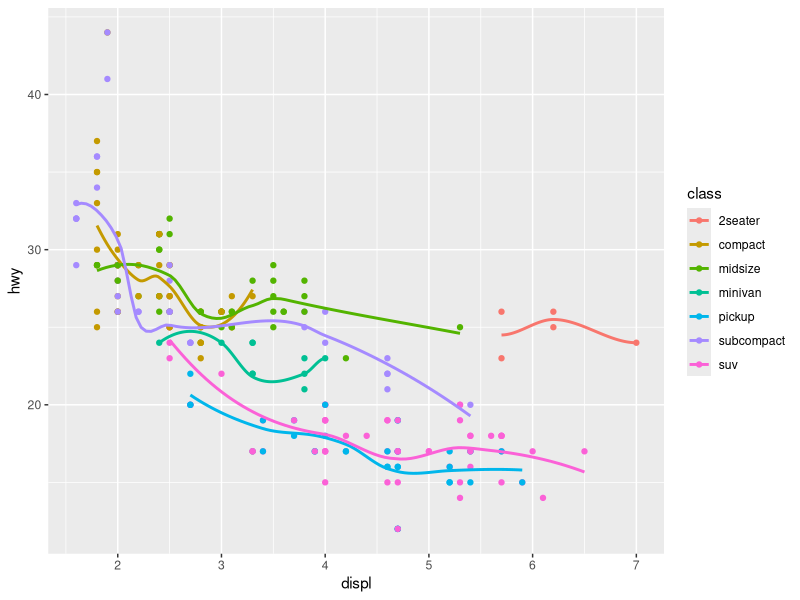
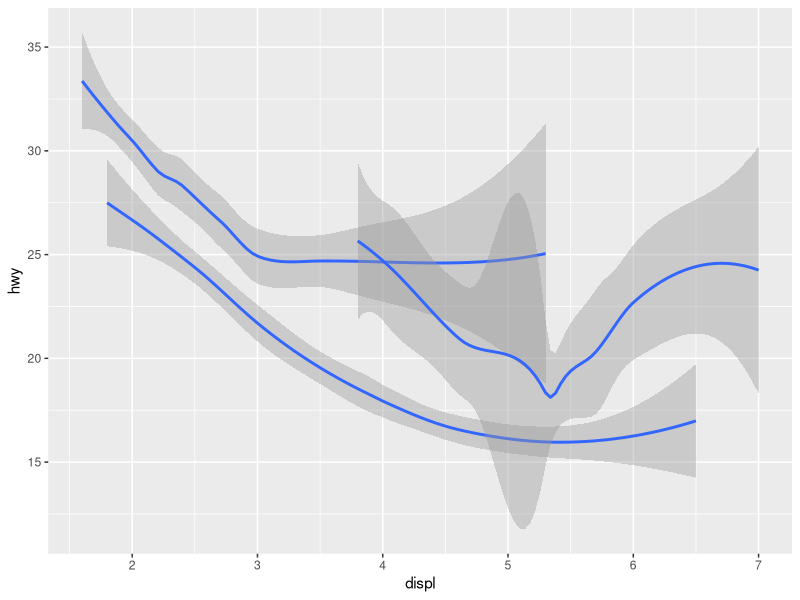
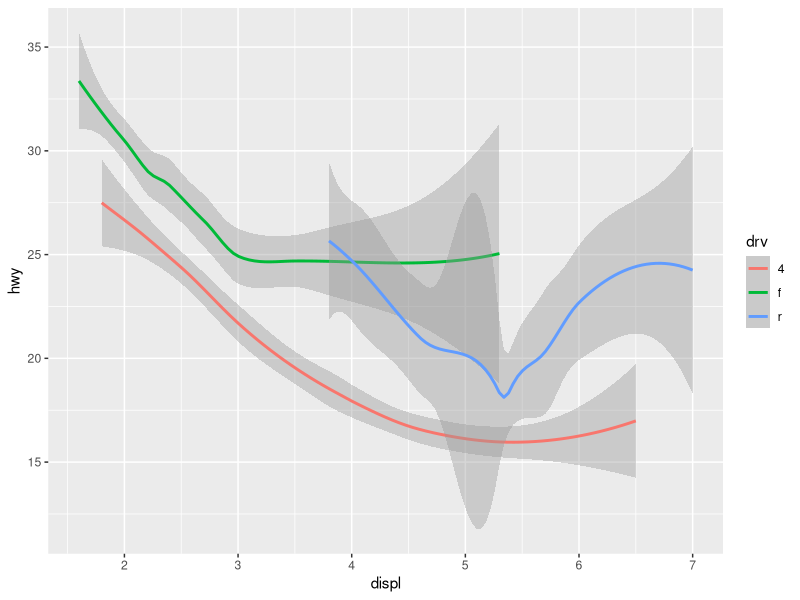
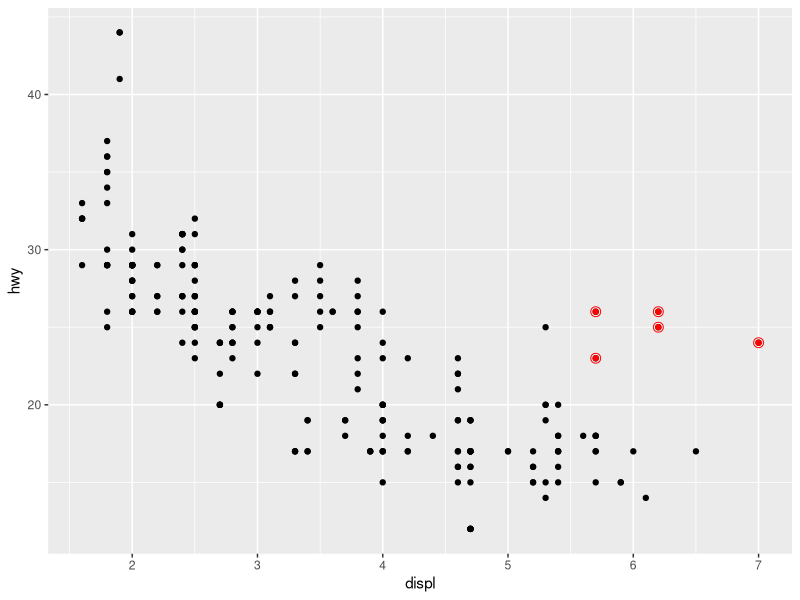

Generate these figures, in order, with R:
library(tidyverse)

#(I) Aesthetic mappings

# relationship between displacement and highway miles for various classes of cars

# relationship between 2 numeric variables (eng size in litres and miles) -> use scatterplot
# use facet/shape/size/color to encode class
ggplot(mpg, aes(x = displ, y = hwy, color = class)) +
  geom_point() +
  geom_smooth(method = "auto", se = FALSE)


#Group
ggplot(mpg, aes(x = displ, y = hwy)) +
  geom_smooth(aes(group = drv))

ggplot(mpg, aes(x = displ, y = hwy)) +
  geom_smooth(aes(color = drv))

#highlight 2 seater class in a scatter plot
ggplot(mpg, aes(x = displ, y = hwy)) + 
  geom_point() + 
  geom_point(
    data = mpg |> filter(class == "2seater"), 
    color = "red"
  ) +
  geom_point(
    data = mpg |> filter(class == "2seater"), 
    shape = "circle open", 
    size = 3, 
    color = "red"
  )
